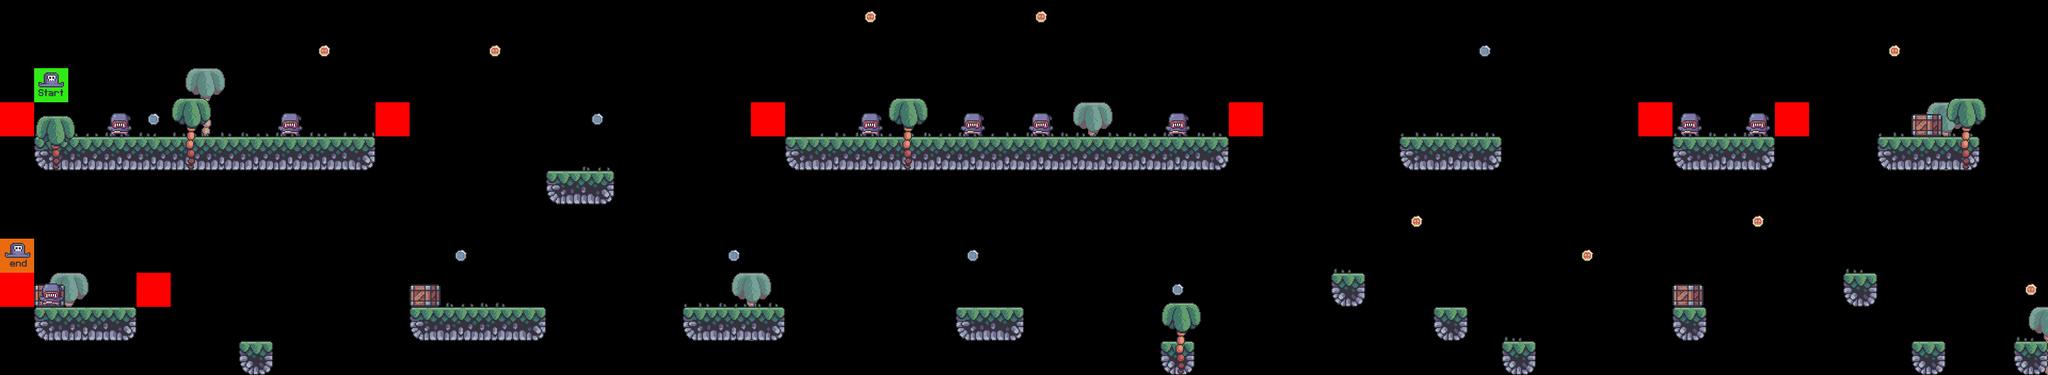

This is a level from a 2D game, rendered from its Tiled map with the project's own tilesets. A one-line summary and the map file follow, with tile-layer data summarised:
An orthogonal 60x11 tile map with 64x64 px tiles, 9 tile layers (bg_palms, terrain, grass, crates, ...), 7 tilesets.

<map version="1.10" tiledversion="1.11.0" orientation="orthogonal" renderorder="right-down" width="60" height="11" tilewidth="64" tileheight="64" infinite="0" nextlayerid="16" nextobjectid="1">
 <editorsettings>
  <export target="../../code/level_4.tmx" format="tmx" />
 </editorsettings>
 <tileset firstgid="1" source="../tilesets/terrain_tiles.tsx" />
 <tileset firstgid="17" source="../tilesets/coin_tiles.tsx" />
 <tileset firstgid="19" source="../tilesets/grass_tiles.tsx" />
 <tileset firstgid="24" source="../tilesets/palms.tsx" />
 <tileset firstgid="27" source="../tilesets/crates.tsx" />
 <tileset firstgid="28" source="../tilesets/player_tiles.tsx" />
 <tileset firstgid="30" source="../tilesets/enemy_tiles.tsx" />
 <layer id="5" name="bg_palms" width="60" height="11">
  <data>[660 cells, 6 non-empty, 1 distinct tile ids]</data>
 </layer>
 <layer id="1" name="terrain" width="60" height="11">
  <data>[660 cells, 55 non-empty, 4 distinct tile ids]</data>
 </layer>
 <layer id="3" name="grass" width="60" height="11">
  <data>[660 cells, 43 non-empty, 5 distinct tile ids]</data>
 </layer>
 <layer id="6" name="crates" width="60" height="11">
  <data>[660 cells, 4 non-empty, 1 distinct tile ids]</data>
 </layer>
 <layer id="8" name="enemies" width="60" height="11">
  <data>[660 cells, 9 non-empty, 1 distinct tile ids]</data>
 </layer>
 <layer id="9" name="constraints" width="60" height="11">
  <data>[660 cells, 8 non-empty, 1 distinct tile ids]</data>
 </layer>
 <layer id="4" name="fg_palms" width="60" height="11">
  <data>[660 cells, 5 non-empty, 2 distinct tile ids]</data>
 </layer>
 <layer id="2" name="coins" width="60" height="11">
  <data>[660 cells, 16 non-empty, 2 distinct tile ids]</data>
 </layer>
 <layer id="7" name="player" width="60" height="11">
  <data>[660 cells, 2 non-empty, 2 distinct tile ids]</data>
 </layer>
</map>
